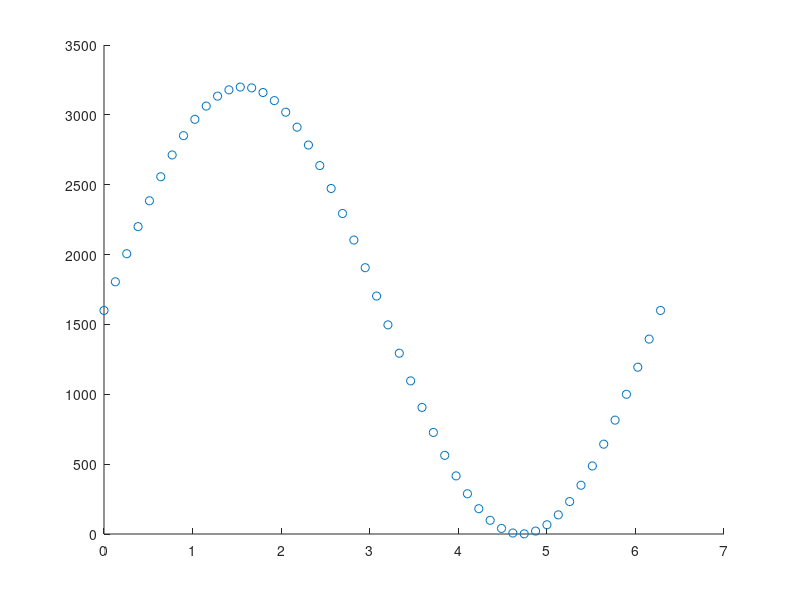
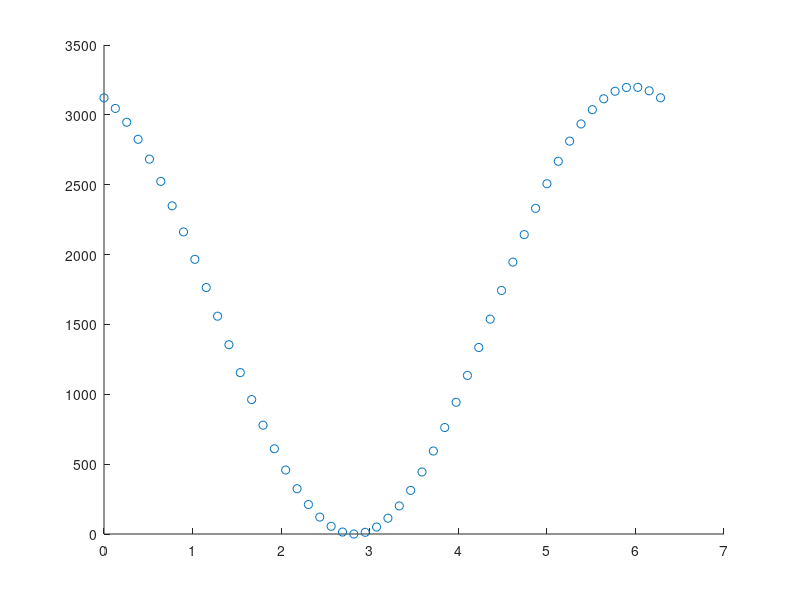

These figures' MATLAB source, in order:
clear; clc;   % Clear The Previous Points
format long
Ns     = 50; % Set The Number of Sample Points
% RES    = 15;  % Set The DAC Resolution
OFFSET = 0;   % Set An Offset Value For The DAC Output
ARR = 3200;
PHASE_PERCENT = 0.30; %Percent phase offset based on ENTIRE PWM frequency (as opposed to just the HIGH part)
%------------[ Calculate The Sample Points ]-------------
T = 0:((2*pi/(Ns-1))):(2*pi);
Y = sin(T);
Y = Y + 1;    
% Y = Y*((2^RES-1)-2*OFFSET)/(2+OFFSET);
Y = Y*(ARR/2);
Y = round(Y);
figure(1)
scatter(T, Y);

Y2 = sin(T + (PHASE_PERCENT * 2 * pi));
Y2 = Y2 + 1;    
% Y = Y*((2^RES-1)-2*OFFSET)/(2+OFFSET);
Y2 = Y2*(ARR/2);
Y2 = round(Y2);   
figure(2)
scatter(T, Y2);
% plot(T, Y);
% grid
%--------------[ Set any 0 entries to 1 (can't have 0 for DMA) ]---------------
Y(find(Y==0)) = 1;
Y2(find(Y2==0)) = 1;

%--------------[ Print The Sample Points Y ]---------------
elements_per_line = 10;

for i = 1 : Ns
    if i ~= Ns
        fprintf(['%6.0f, '], Y(i))
    else
        fprintf(['%6.0f'], Y(i))
    end

    if mod(i, elements_per_line) == 0
        fprintf('\n');
    end
end
fprintf('\n\n');

%--------------[ Print The Sample Points Y2 ]---------------
elements_per_line = 10;

for i = 1 : Ns
    if i ~= Ns
        fprintf(['%6.0f, '], Y2(i))
    else
        fprintf(['%6.0f'], Y2(i))
    end

    if mod(i, elements_per_line) == 0
        fprintf('\n');
    end
end
fprintf('\n\n');
 
%-------------------[ Other Examples To Try ]-------------------
%  Y = diric(T, 13);     % Periodic Sinc
%  Y = sawtooth(T)       % Sawtooth
%  Y = sawtooth(T, 0.5); % Triangular